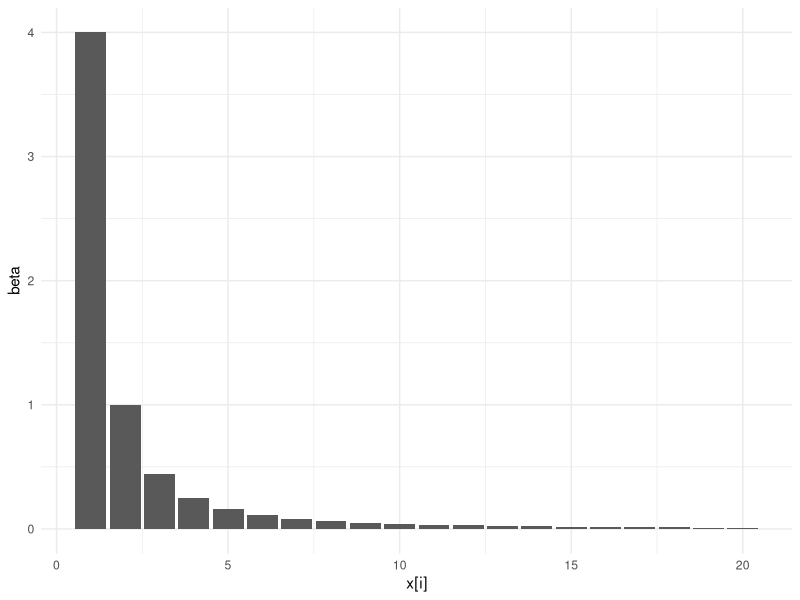
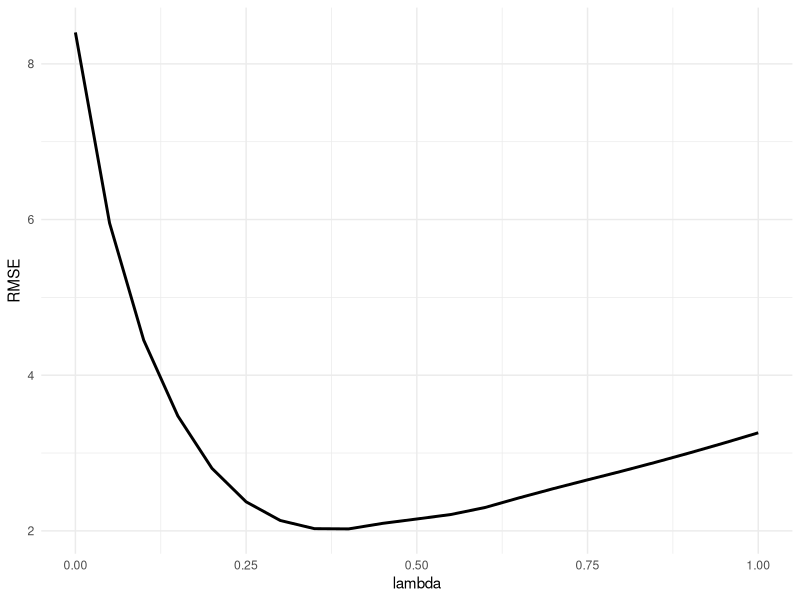

The R script that drew these images, in order:
## ---- chunk 1
library(tidyverse)
library(glmnet)
theme_set(theme_minimal())
## ---- chunk 2
generateBeta <- function(beta_length) {
    4 / seq(beta_length)^2
}
qplot(seq(20), generateBeta(20), geom = "col", xlab = "x[i]", ylab = "beta")
## ---- chunk 3
f_y_x <- function(x) {
    beta <- generateBeta(dim(x)[2])  # approximately sparse model
    x %*% beta
}
## ---- chunk 4
n <- 200
p <- 100
set.seed(20220216)
x <- matrix(rnorm(n * p), nrow = n, ncol = p)	

y_exp <- f_y_x(x)
y <- y_exp + rnorm(n) * 4
## ---- chunk 5
calculateMSE <- function(prediction, y_exp) {
    mean((prediction - y_exp)^2)
}
## ---- chunk 6
# Try some models and evaluate their overall performance
simple_lm <- lm(y ~ x)
calculateMSE(predict(simple_lm), y_exp) # note that we compare to E[Y|X]

simple_linreg <- glmnet(x, y, alpha = 1, lambda = 0) # same as lm
calculateMSE(predict(simple_linreg, newx = x), y_exp)

simple_lasso <- glmnet(x, y, alpha = 1, lambda = 0.1)
calculateMSE(predict(simple_lasso, newx = x), y_exp)

simple_lasso <- glmnet(x, y, alpha = 1, lambda = 0.5)
calculateMSE(predict(simple_lasso, newx = x), y_exp)
## ---- chunk 7
# Be systematic about choosing the best penalty parameter
lambda_values <- seq(0, 1, 0.05)
results <- map_df(lambda_values, ~{
    model <- glmnet(x, y, alpha = 1, lambda = .x)
    rmse <- calculateMSE(predict(model, newx = x), y_exp)    
    tibble(lambda = .x, RMSE = rmse)
})
ggplot(results, aes(lambda, RMSE)) + geom_line(size = 1)
